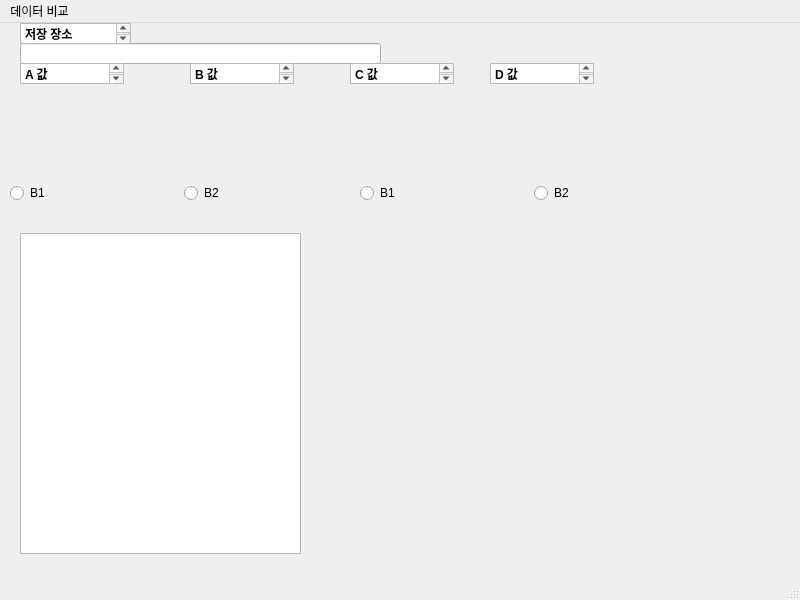
<?xml version="1.0" encoding="UTF-8"?>
<ui version="4.0">
 <class>MainWindow</class>
 <widget class="QMainWindow" name="MainWindow">
  <property name="geometry">
   <rect>
    <x>0</x>
    <y>0</y>
    <width>800</width>
    <height>600</height>
   </rect>
  </property>
  <property name="windowTitle">
   <string>MainWindow</string>
  </property>
  <widget class="QWidget" name="centralwidget">
   <widget class="PlotWidget" name="widget" native="true">
    <property name="geometry">
     <rect>
      <x>10</x>
      <y>200</y>
      <width>321</width>
      <height>361</height>
     </rect>
    </property>
    <widget class="PlotWidget" name="widget_2" native="true">
     <property name="geometry">
      <rect>
       <x>350</x>
       <y>0</y>
       <width>341</width>
       <height>351</height>
      </rect>
     </property>
    </widget>
    <widget class="QGraphicsView" name="graphicsView">
     <property name="geometry">
      <rect>
       <x>10</x>
       <y>10</y>
       <width>281</width>
       <height>321</height>
      </rect>
     </property>
    </widget>
   </widget>
   <widget class="QWidget" name="verticalLayoutWidget">
    <property name="geometry">
     <rect>
      <x>20</x>
      <y>20</y>
      <width>361</width>
      <height>21</height>
     </rect>
    </property>
    <layout class="QVBoxLayout" name="verticalLayout">
     <item>
      <widget class="QLineEdit" name="lineEdit">
       <property name="text">
        <string/>
       </property>
      </widget>
     </item>
    </layout>
   </widget>
   <widget class="QTextEdit" name="textEdit_2">
    <property name="geometry">
     <rect>
      <x>20</x>
      <y>40</y>
      <width>104</width>
      <height>21</height>
     </rect>
    </property>
    <property name="html">
     <string>&lt;!DOCTYPE HTML PUBLIC &quot;-//W3C//DTD HTML 4.0//EN&quot; &quot;http://www.w3.org/TR/REC-html40/strict.dtd&quot;&gt;
&lt;html&gt;&lt;head&gt;&lt;meta name=&quot;qrichtext&quot; content=&quot;1&quot; /&gt;&lt;style type=&quot;text/css&quot;&gt;
p, li { white-space: pre-wrap; }
&lt;/style&gt;&lt;/head&gt;&lt;body style=&quot; font-family:'Gulim'; font-size:9pt; font-weight:400; font-style:normal;&quot;&gt;
&lt;p style=&quot; margin-top:0px; margin-bottom:0px; margin-left:0px; margin-right:0px; -qt-block-indent:0; text-indent:0px;&quot;&gt;&lt;span style=&quot; font-weight:600;&quot;&gt;A 값&lt;/span&gt;&lt;/p&gt;&lt;/body&gt;&lt;/html&gt;</string>
    </property>
   </widget>
   <widget class="QWidget" name="horizontalLayoutWidget_2">
    <property name="geometry">
     <rect>
      <x>190</x>
      <y>60</y>
      <width>111</width>
      <height>80</height>
     </rect>
    </property>
    <layout class="QHBoxLayout" name="horizontalLayout_2"/>
   </widget>
   <widget class="QWidget" name="horizontalLayoutWidget_3">
    <property name="geometry">
     <rect>
      <x>20</x>
      <y>60</y>
      <width>111</width>
      <height>80</height>
     </rect>
    </property>
    <layout class="QHBoxLayout" name="horizontalLayout_3"/>
   </widget>
   <widget class="QWidget" name="horizontalLayoutWidget_4">
    <property name="geometry">
     <rect>
      <x>350</x>
      <y>60</y>
      <width>111</width>
      <height>80</height>
     </rect>
    </property>
    <layout class="QHBoxLayout" name="horizontalLayout_4"/>
   </widget>
   <widget class="QWidget" name="horizontalLayoutWidget_5">
    <property name="geometry">
     <rect>
      <x>490</x>
      <y>60</y>
      <width>111</width>
      <height>80</height>
     </rect>
    </property>
    <layout class="QHBoxLayout" name="horizontalLayout_5"/>
   </widget>
   <widget class="QTextEdit" name="textEdit_3">
    <property name="geometry">
     <rect>
      <x>190</x>
      <y>40</y>
      <width>104</width>
      <height>21</height>
     </rect>
    </property>
    <property name="html">
     <string>&lt;!DOCTYPE HTML PUBLIC &quot;-//W3C//DTD HTML 4.0//EN&quot; &quot;http://www.w3.org/TR/REC-html40/strict.dtd&quot;&gt;
&lt;html&gt;&lt;head&gt;&lt;meta name=&quot;qrichtext&quot; content=&quot;1&quot; /&gt;&lt;style type=&quot;text/css&quot;&gt;
p, li { white-space: pre-wrap; }
&lt;/style&gt;&lt;/head&gt;&lt;body style=&quot; font-family:'Gulim'; font-size:9pt; font-weight:400; font-style:normal;&quot;&gt;
&lt;p style=&quot; margin-top:0px; margin-bottom:0px; margin-left:0px; margin-right:0px; -qt-block-indent:0; text-indent:0px;&quot;&gt;&lt;span style=&quot; font-weight:600;&quot;&gt;B 값&lt;/span&gt;&lt;/p&gt;&lt;/body&gt;&lt;/html&gt;</string>
    </property>
   </widget>
   <widget class="QTextEdit" name="textEdit_4">
    <property name="geometry">
     <rect>
      <x>350</x>
      <y>40</y>
      <width>104</width>
      <height>21</height>
     </rect>
    </property>
    <property name="html">
     <string>&lt;!DOCTYPE HTML PUBLIC &quot;-//W3C//DTD HTML 4.0//EN&quot; &quot;http://www.w3.org/TR/REC-html40/strict.dtd&quot;&gt;
&lt;html&gt;&lt;head&gt;&lt;meta name=&quot;qrichtext&quot; content=&quot;1&quot; /&gt;&lt;style type=&quot;text/css&quot;&gt;
p, li { white-space: pre-wrap; }
&lt;/style&gt;&lt;/head&gt;&lt;body style=&quot; font-family:'Gulim'; font-size:9pt; font-weight:400; font-style:normal;&quot;&gt;
&lt;p style=&quot; margin-top:0px; margin-bottom:0px; margin-left:0px; margin-right:0px; -qt-block-indent:0; text-indent:0px;&quot;&gt;&lt;span style=&quot; font-weight:600;&quot;&gt;C 값&lt;/span&gt;&lt;/p&gt;&lt;/body&gt;&lt;/html&gt;</string>
    </property>
   </widget>
   <widget class="QTextEdit" name="textEdit_5">
    <property name="geometry">
     <rect>
      <x>490</x>
      <y>40</y>
      <width>104</width>
      <height>21</height>
     </rect>
    </property>
    <property name="html">
     <string>&lt;!DOCTYPE HTML PUBLIC &quot;-//W3C//DTD HTML 4.0//EN&quot; &quot;http://www.w3.org/TR/REC-html40/strict.dtd&quot;&gt;
&lt;html&gt;&lt;head&gt;&lt;meta name=&quot;qrichtext&quot; content=&quot;1&quot; /&gt;&lt;style type=&quot;text/css&quot;&gt;
p, li { white-space: pre-wrap; }
&lt;/style&gt;&lt;/head&gt;&lt;body style=&quot; font-family:'Gulim'; font-size:9pt; font-weight:400; font-style:normal;&quot;&gt;
&lt;p style=&quot; margin-top:0px; margin-bottom:0px; margin-left:0px; margin-right:0px; -qt-block-indent:0; text-indent:0px;&quot;&gt;&lt;span style=&quot; font-weight:600;&quot;&gt;D 값&lt;/span&gt;&lt;/p&gt;&lt;/body&gt;&lt;/html&gt;</string>
    </property>
   </widget>
   <widget class="QTextBrowser" name="textBrowser">
    <property name="geometry">
     <rect>
      <x>20</x>
      <y>0</y>
      <width>111</width>
      <height>21</height>
     </rect>
    </property>
    <property name="html">
     <string>&lt;!DOCTYPE HTML PUBLIC &quot;-//W3C//DTD HTML 4.0//EN&quot; &quot;http://www.w3.org/TR/REC-html40/strict.dtd&quot;&gt;
&lt;html&gt;&lt;head&gt;&lt;meta name=&quot;qrichtext&quot; content=&quot;1&quot; /&gt;&lt;style type=&quot;text/css&quot;&gt;
p, li { white-space: pre-wrap; }
&lt;/style&gt;&lt;/head&gt;&lt;body style=&quot; font-family:'Gulim'; font-size:9pt; font-weight:400; font-style:normal;&quot;&gt;
&lt;p style=&quot; margin-top:0px; margin-bottom:0px; margin-left:0px; margin-right:0px; -qt-block-indent:0; text-indent:0px;&quot;&gt;&lt;span style=&quot; font-weight:600;&quot;&gt;저장 장소&lt;/span&gt;&lt;/p&gt;&lt;/body&gt;&lt;/html&gt;</string>
    </property>
   </widget>
   <widget class="QWidget" name="horizontalLayoutWidget_6">
    <property name="geometry">
     <rect>
      <x>360</x>
      <y>150</y>
      <width>341</width>
      <height>41</height>
     </rect>
    </property>
    <layout class="QHBoxLayout" name="horizontalLayout_6">
     <item>
      <widget class="QRadioButton" name="radioButton_3">
       <property name="text">
        <string>B1</string>
       </property>
      </widget>
     </item>
     <item>
      <widget class="QRadioButton" name="radioButton_4">
       <property name="text">
        <string>B2</string>
       </property>
      </widget>
     </item>
    </layout>
   </widget>
   <widget class="QWidget" name="horizontalLayoutWidget">
    <property name="geometry">
     <rect>
      <x>10</x>
      <y>150</y>
      <width>341</width>
      <height>41</height>
     </rect>
    </property>
    <layout class="QHBoxLayout" name="horizontalLayout">
     <item>
      <widget class="QRadioButton" name="radioButton_2">
       <property name="text">
        <string>B1</string>
       </property>
      </widget>
     </item>
     <item>
      <widget class="QRadioButton" name="radioButton">
       <property name="text">
        <string>B2</string>
       </property>
      </widget>
     </item>
    </layout>
   </widget>
  </widget>
  <widget class="QMenuBar" name="menubar">
   <property name="geometry">
    <rect>
     <x>0</x>
     <y>0</y>
     <width>800</width>
     <height>22</height>
    </rect>
   </property>
   <widget class="QMenu" name="menu">
    <property name="title">
     <string>데이터 비교</string>
    </property>
   </widget>
   <addaction name="menu"/>
  </widget>
  <widget class="QStatusBar" name="statusbar"/>
 </widget>
 <customwidgets>
  <customwidget>
   <class>PlotWidget</class>
   <extends>QWidget</extends>
   <header location="global">pyqtgraph</header>
   <container>1</container>
  </customwidget>
 </customwidgets>
 <resources/>
 <connections/>
</ui>
